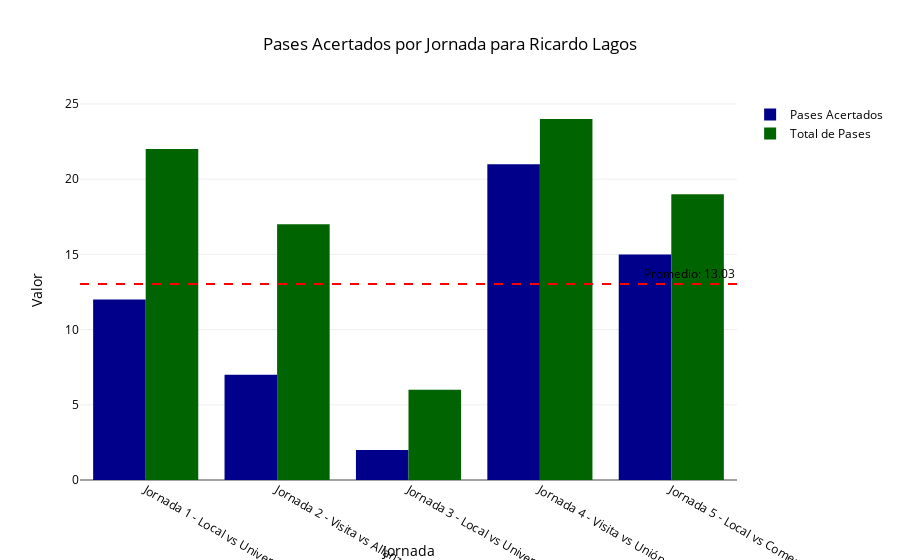
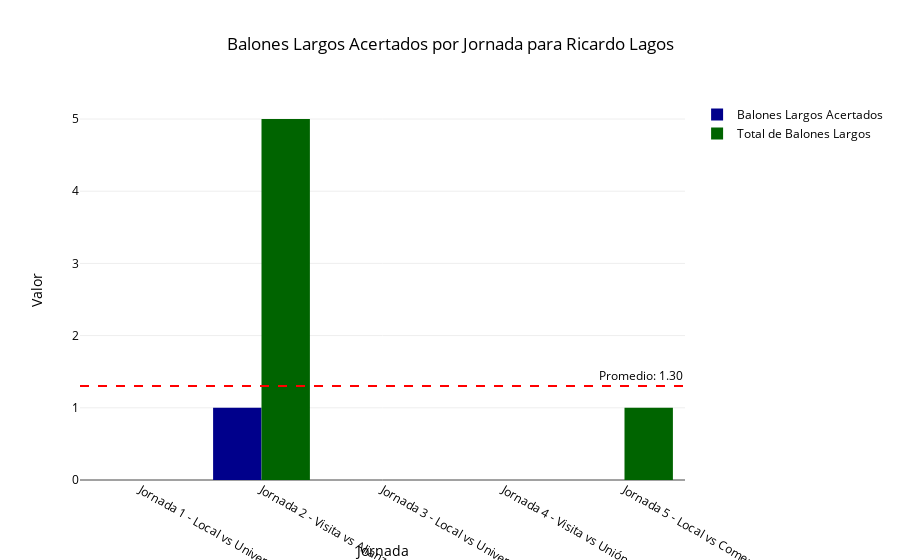
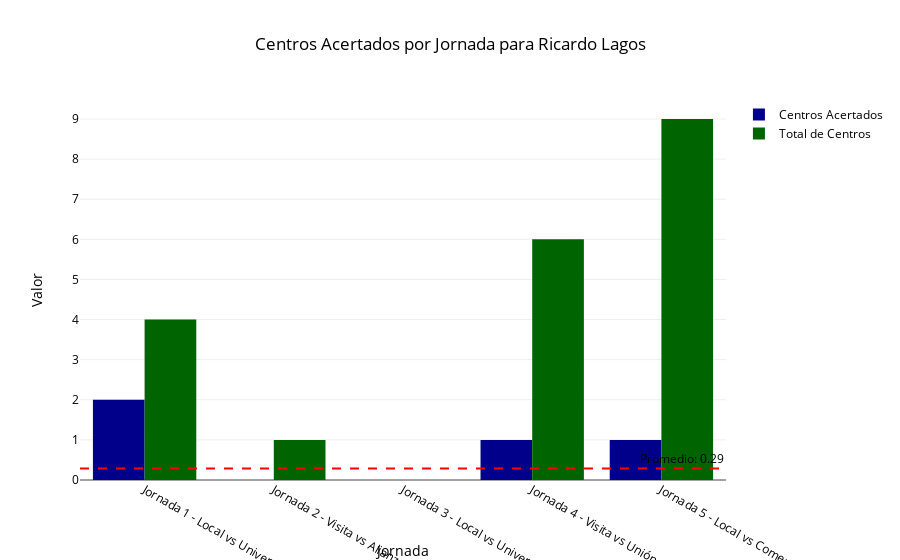

The cell these charts' notebook holds for them, in order:
### Markdown cell above
# Manejo de informacion por jornada

### Code cell
import seaborn as sns
import numpy as np
import streamlit as st
import pandas as pd
import plotly.graph_objects as go

# Carga de datos
df = pd.read_excel(r'C:\Users\Alvaro\Proyectos\Proyecto Gronestats\GroneStats\XLSX finales\Resumen_AL_Jugadores.xlsx')

jugador_seleccionado = 'Ricardo Lagos'

# Filtrar datos por jugador seleccionado
df_jugador = df[df['Jugador'] == jugador_seleccionado].copy()

figs = []  # Lista para almacenar figuras de Plotly
estadisticas = ['Pases Acertados', 'Balones Largos Acertados', 'Centros Acertados']
totales = ['Total de Pases', 'Total de Balones Largos', 'Total de Centros'] # Ajusta con los nombres reales de tus columnas

for estadistica, total_estadistica in zip(estadisticas, totales):
    fig = go.Figure()

    # Cálculo del promedio para la estadística actual
    promedio = df[estadistica].mean()

    # Texto para el tooltip incluyendo el promedio
    hover_text = [f"{estadistica}: {val}<br>Intentados: {totales}" for val in df_jugador[estadistica]]

    # Texto para el tooltip para los totales (opcional, ajusta según necesidad)
    hover_text_totales = [f"{total_estadistica}: {val}<br>Promedio: {promedio:.2f}" for val in df_jugador[total_estadistica]]


    # Añadir gráfico de barras para la estadística
    fig.add_trace(go.Bar(x=df_jugador['Jornada'], y=df_jugador[estadistica],
                         name=estadistica, marker_color='darkblue'))
    
    # Añadir gráfico de barras para los totales
    fig.add_trace(go.Bar(x=df_jugador['Jornada'], y=df_jugador[total_estadistica],
                         name=total_estadistica, marker_color='darkgreen'))

    # Añadir línea de promedio
    fig.add_hline(y=promedio, line_dash="dash", line_color="red",
                  annotation_text=f"Promedio por cada 90 min: {promedio:.2f}",
                  annotation_position="top right")

    # Personalización adicional del gráfico
    fig.update_layout(title=f'{estadistica} por Jornada para {jugador_seleccionado}',
                      xaxis_title='Jornada',
                      yaxis_title='Valor',
                      plot_bgcolor='rgba(0,0,0,0)',
                      paper_bgcolor='rgba(0,0,0,0)',
                      font=dict(color='black'))

    figs.append(fig)

# Mostrar los gráficos
for fig in figs:
    fig.show()

### Figure 1 — Plotly figure (JSON) as saved in the notebook; plotly's stock layout.template omitted (floating-point values rounded to 4 significant figures)
{"data": [{"marker": {"color": "darkblue"}, "name": "Pases Acertados", "type": "bar", "x": ["Jornada 1 - Local vs Universidad Cesar Vallejo", "Jornada 2 - Visita vs Alianza Atlético de Sullana", "Jornada 3 - Local vs Universitario de Deportes", "Jornada 4 - Visita vs Unión Comercio", "Jornada 5 - Local vs Comerciantes Unidos"], "y": [12, 7, 2, 21, 15]}, {"marker": {"color": "darkgreen"}, "name": "Total de Pases", "type": "bar", "x": ["Jornada 1 - Local vs Universidad Cesar Vallejo", "Jornada 2 - Visita vs Alianza Atlético de Sullana", "Jornada 3 - Local vs Universitario de Deportes", "Jornada 4 - Visita vs Unión Comercio", "Jornada 5 - Local vs Comerciantes Unidos"], "y": [22, 17, 6, 24, 19]}], "layout": {"annotations": [{"showarrow": false, "text": "Promedio: 13.03", "x": 1, "xanchor": "right", "xref": "x domain", "y": 13.03, "yanchor": "bottom", "yref": "y"}], "autosize": true, "font": {"color": "black"}, "paper_bgcolor": "rgba(0, 0, 0, 0)", "plot_bgcolor": "rgba(0, 0, 0, 0)", "shapes": [{"line": {"color": "red", "dash": "dash"}, "type": "line", "x0": 0, "x1": 1, "xref": "x domain", "y0": 13.03, "y1": 13.03, "yref": "y"}], "title": {"text": "Pases Acertados por Jornada para Ricardo Lagos"}, "xaxis": {"autorange": true, "range": [-0.5, 4.5], "title": {"text": "Jornada"}, "type": "category"}, "yaxis": {"autorange": true, "range": [0, 25.26], "title": {"text": "Valor"}, "type": "linear"}}}

### Figure 2 — Plotly figure (JSON) as saved in the notebook; plotly's stock layout.template omitted (floating-point values rounded to 4 significant figures)
{"data": [{"marker": {"color": "darkblue"}, "name": "Balones Largos Acertados", "type": "bar", "x": ["Jornada 1 - Local vs Universidad Cesar Vallejo", "Jornada 2 - Visita vs Alianza Atlético de Sullana", "Jornada 3 - Local vs Universitario de Deportes", "Jornada 4 - Visita vs Unión Comercio", "Jornada 5 - Local vs Comerciantes Unidos"], "y": [0, 1, 0, 0, 0]}, {"marker": {"color": "darkgreen"}, "name": "Total de Balones Largos", "type": "bar", "x": ["Jornada 1 - Local vs Universidad Cesar Vallejo", "Jornada 2 - Visita vs Alianza Atlético de Sullana", "Jornada 3 - Local vs Universitario de Deportes", "Jornada 4 - Visita vs Unión Comercio", "Jornada 5 - Local vs Comerciantes Unidos"], "y": [0, 5, 0, 0, 1]}], "layout": {"annotations": [{"showarrow": false, "text": "Promedio: 1.30", "x": 1, "xanchor": "right", "xref": "x domain", "y": 1.303, "yanchor": "bottom", "yref": "y"}], "autosize": true, "font": {"color": "black"}, "paper_bgcolor": "rgba(0, 0, 0, 0)", "plot_bgcolor": "rgba(0, 0, 0, 0)", "shapes": [{"line": {"color": "red", "dash": "dash"}, "type": "line", "x0": 0, "x1": 1, "xref": "x domain", "y0": 1.303, "y1": 1.303, "yref": "y"}], "title": {"text": "Balones Largos Acertados por Jornada para Ricardo Lagos"}, "xaxis": {"autorange": true, "range": [-0.5, 4.5], "title": {"text": "Jornada"}, "type": "category"}, "yaxis": {"autorange": true, "range": [0, 5.263], "title": {"text": "Valor"}, "type": "linear"}}}

### Figure 3 — Plotly figure (JSON) as saved in the notebook; plotly's stock layout.template omitted (floating-point values rounded to 4 significant figures)
{"data": [{"marker": {"color": "darkblue"}, "name": "Centros Acertados", "type": "bar", "x": ["Jornada 1 - Local vs Universidad Cesar Vallejo", "Jornada 2 - Visita vs Alianza Atlético de Sullana", "Jornada 3 - Local vs Universitario de Deportes", "Jornada 4 - Visita vs Unión Comercio", "Jornada 5 - Local vs Comerciantes Unidos"], "y": [2, 0, 0, 1, 1]}, {"marker": {"color": "darkgreen"}, "name": "Total de Centros", "type": "bar", "x": ["Jornada 1 - Local vs Universidad Cesar Vallejo", "Jornada 2 - Visita vs Alianza Atlético de Sullana", "Jornada 3 - Local vs Universitario de Deportes", "Jornada 4 - Visita vs Unión Comercio", "Jornada 5 - Local vs Comerciantes Unidos"], "y": [4, 1, 0, 6, 9]}], "layout": {"annotations": [{"showarrow": false, "text": "Promedio: 0.29", "x": 1, "xanchor": "right", "xref": "x domain", "y": 0.2857, "yanchor": "bottom", "yref": "y"}], "autosize": true, "font": {"color": "black"}, "paper_bgcolor": "rgba(0, 0, 0, 0)", "plot_bgcolor": "rgba(0, 0, 0, 0)", "shapes": [{"line": {"color": "red", "dash": "dash"}, "type": "line", "x0": 0, "x1": 1, "xref": "x domain", "y0": 0.2857, "y1": 0.2857, "yref": "y"}], "title": {"text": "Centros Acertados por Jornada para Ricardo Lagos"}, "xaxis": {"autorange": true, "range": [-0.5, 4.5], "title": {"text": "Jornada"}, "type": "category"}, "yaxis": {"autorange": true, "range": [0, 9.474], "title": {"text": "Valor"}, "type": "linear"}}}
